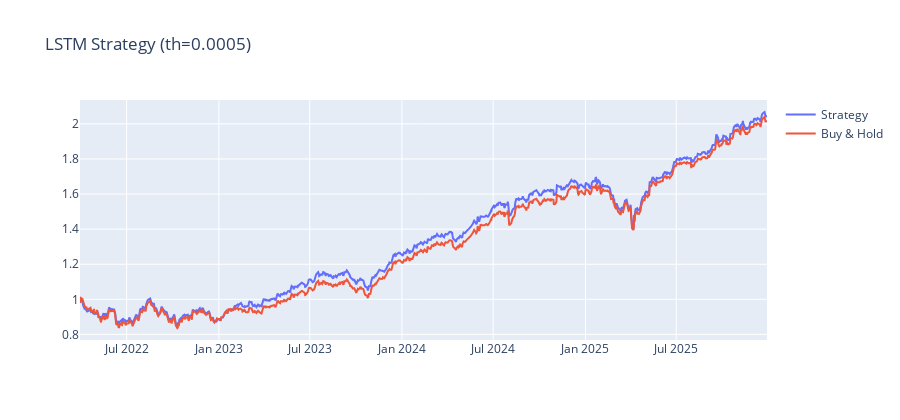
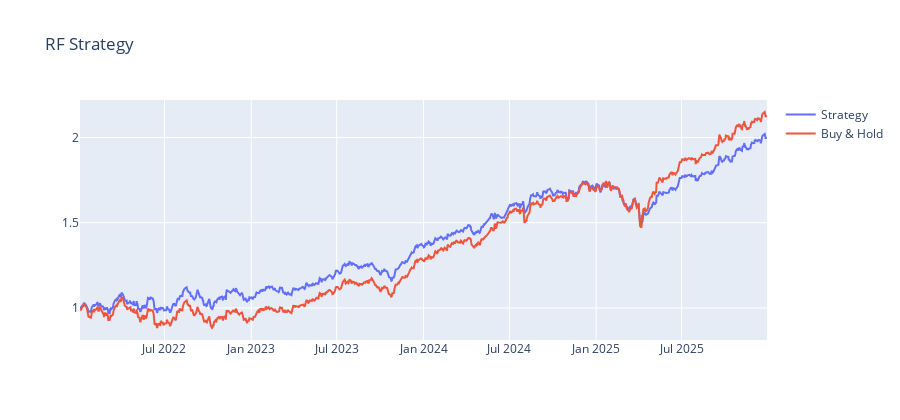
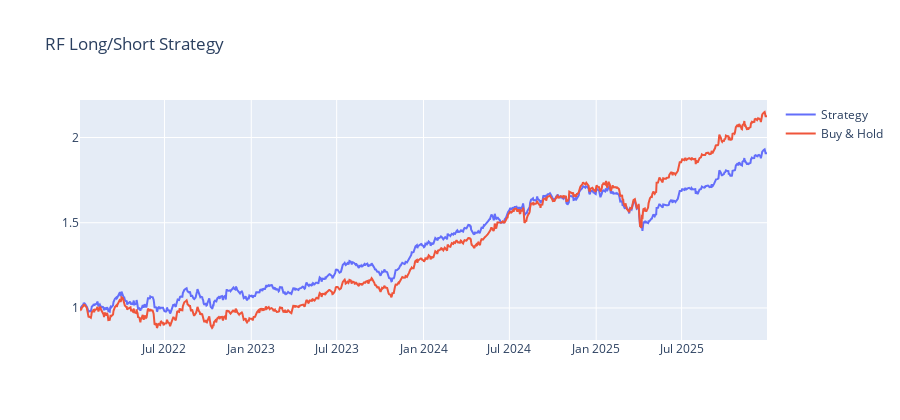

Write notebook code for charts like these, in order.
### Code cell
daily_lstm = run_backtest(
    test_df=lstm_test_df,
    preds=preds,
    cost_bps=5.0,
    mode="long_cash",
    signal_threshold=best_th
)

summarize_backtest(daily_lstm, label=f"LSTM th={best_th}")

plot_equity_curve(daily_lstm, f"LSTM Strategy (th={best_th})")
plot_equity_curve(daily_lc, "RF Strategy")
plot_equity_curve(daily_ls, "RF Long/Short Strategy")

### Figure 1 — Plotly figure (JSON) as saved in the notebook; plotly's stock layout.template omitted (floating-point values rounded to 4 significant figures; data arrays with more than 128 entries replaced by an {"elided": "..."} marker saying what was removed)
{"data": [{"name": "Strategy", "type": "scatter", "x": {"elided": "974 str values"}, "y": {"elided": "974 float values"}}, {"name": "Buy & Hold", "type": "scatter", "x": {"elided": "974 str values"}, "y": {"elided": "974 float values"}}], "layout": {"height": 420, "hovermode": "x unified", "title": {"text": "LSTM Strategy (th=0.0005)"}}}

### Figure 2 — Plotly figure (JSON) as saved in the notebook; plotly's stock layout.template omitted (floating-point values rounded to 4 significant figures; data arrays with more than 128 entries replaced by an {"elided": "..."} marker saying what was removed)
{"data": [{"name": "Strategy", "type": "scatter", "x": {"elided": "1036 str values"}, "y": {"elided": "1036 float values"}}, {"name": "Buy & Hold", "type": "scatter", "x": {"elided": "1036 str values"}, "y": {"elided": "1036 float values"}}], "layout": {"height": 420, "hovermode": "x unified", "title": {"text": "RF Strategy"}}}

### Figure 3 — Plotly figure (JSON) as saved in the notebook; plotly's stock layout.template omitted (floating-point values rounded to 4 significant figures; data arrays with more than 128 entries replaced by an {"elided": "..."} marker saying what was removed)
{"data": [{"name": "Strategy", "type": "scatter", "x": {"elided": "1036 str values"}, "y": {"elided": "1036 float values"}}, {"name": "Buy & Hold", "type": "scatter", "x": {"elided": "1036 str values"}, "y": {"elided": "1036 float values"}}], "layout": {"height": 420, "hovermode": "x unified", "title": {"text": "RF Long/Short Strategy"}}}
